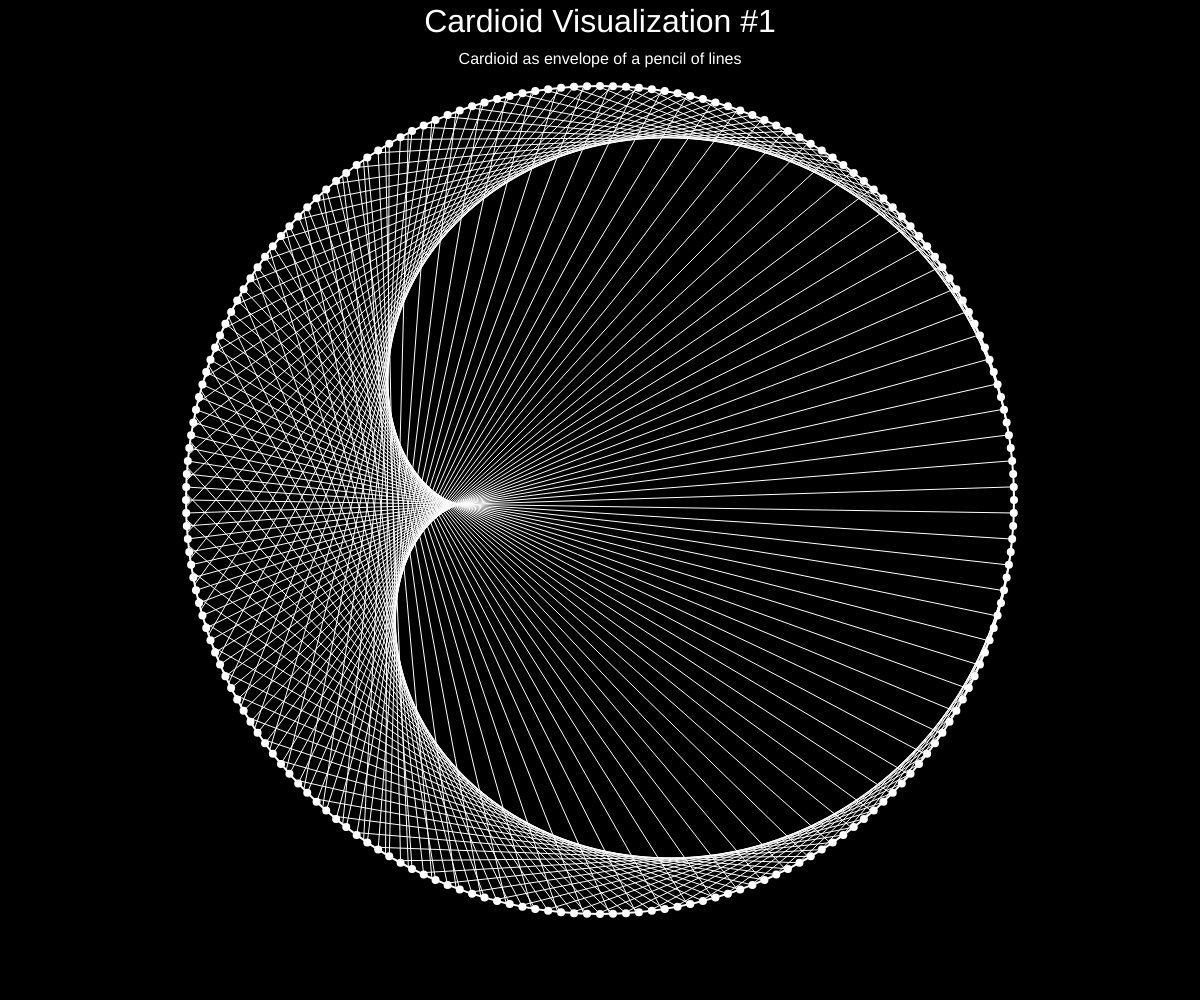
Frame 1 (no input)
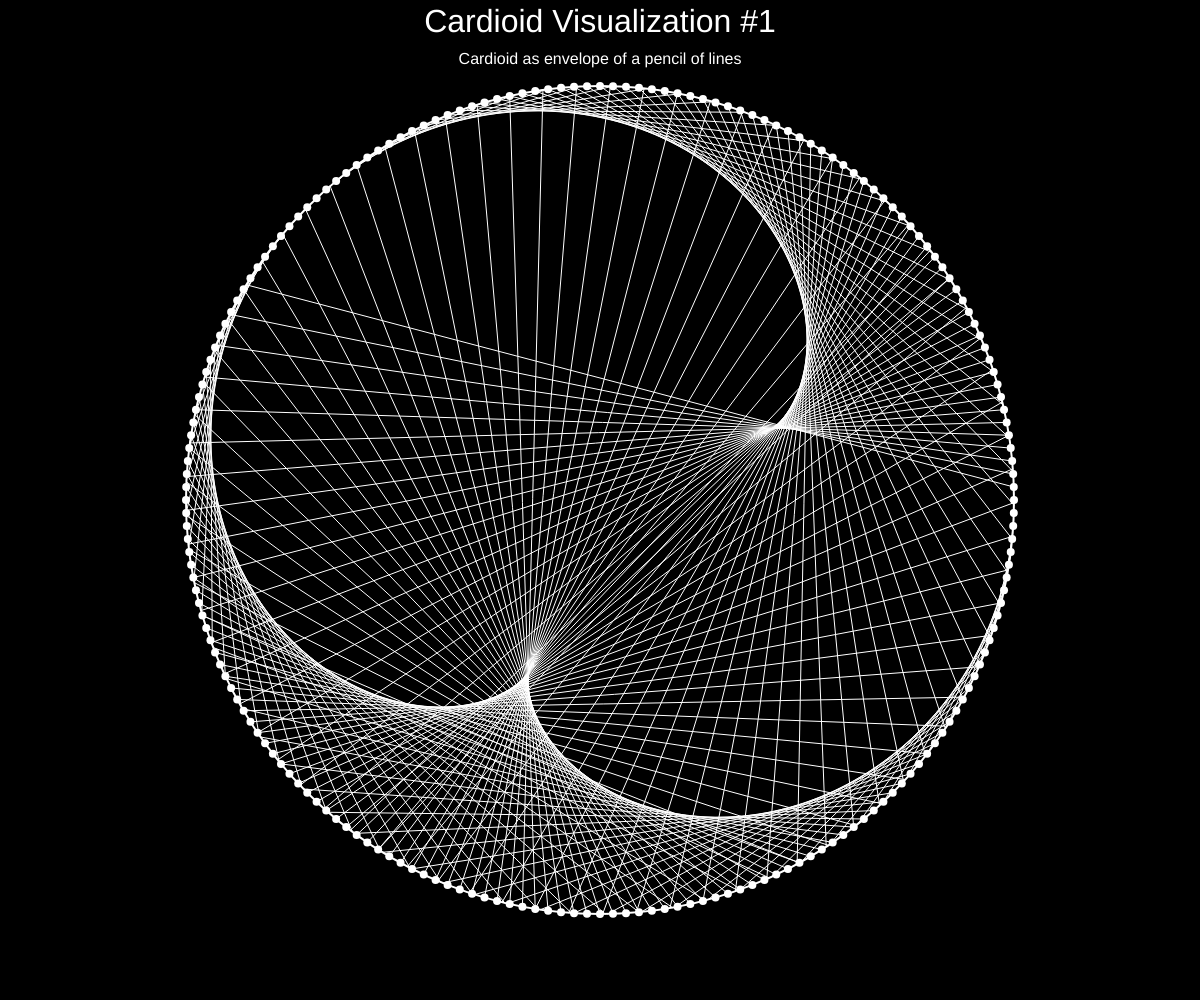
Frame 60 (no input)
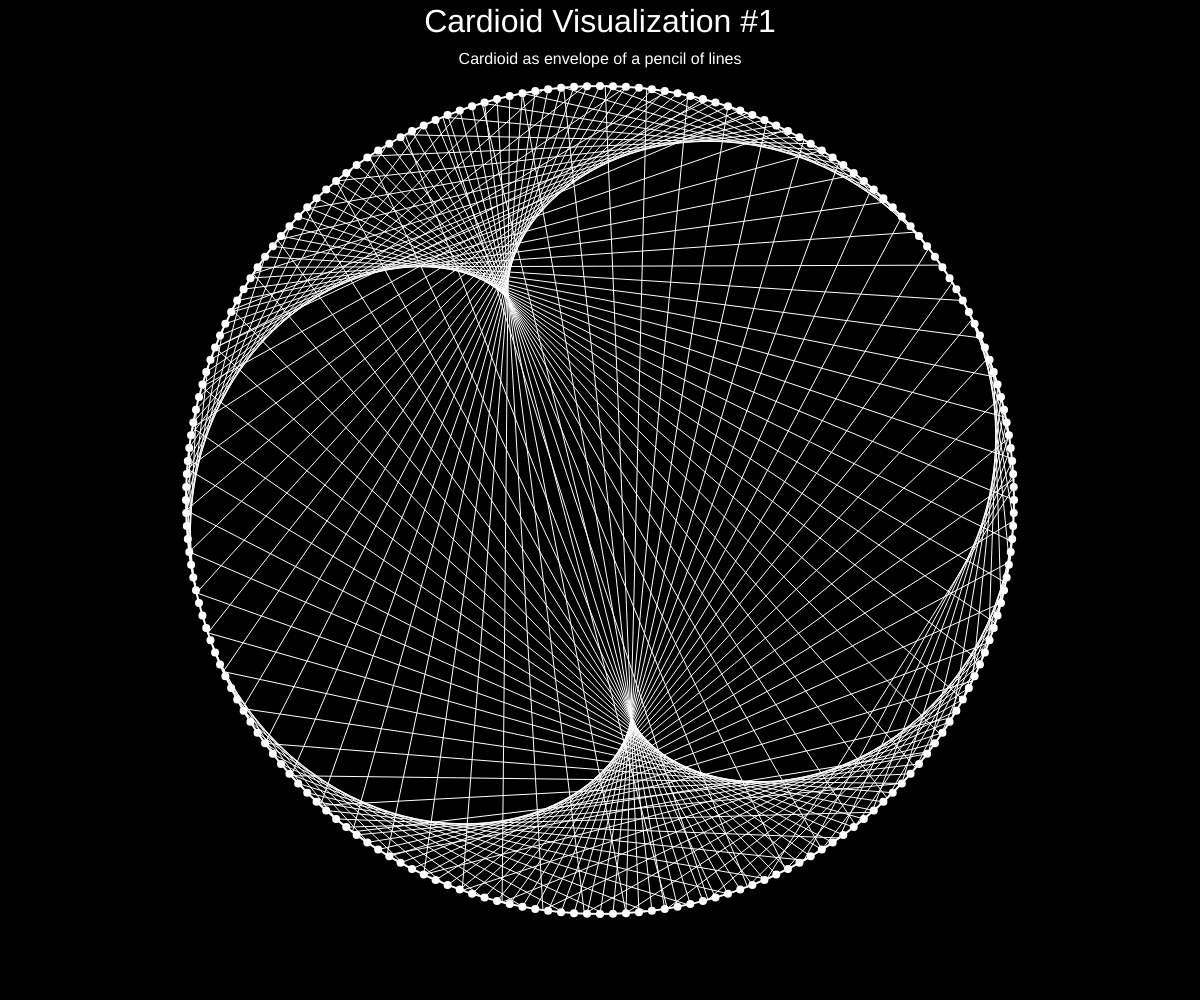
Frame 120 (the mouse pressed at the canvas centre since frame 60)

The p5.js sketch that drew these frames (run headless with seeded random() and noise() and a simulated clock; from frame 60 on, the mouse is pressed at the canvas centre):

// p5.js sketch
// ── sketch.js
// Code by Aleix Ferré
// Sketch: https://editor.p5js.org/thecatalahd/sketches/BGdDwmS63
// Cardioid as envelope of a pencil of lines
// See wikipedia:
// https://en.wikipedia.org/wiki/Cardioid#Cardioid_as_envelope_of_a_pencil_of_lines

let steps = 200;
let r;
let increment;
let txtSize = 32;

// Personalizable values
let moving = true;
let multiplier = 2;
let maxMult = 5;

function setup() {
  createCanvas(windowWidth, windowHeight);
  r = min(width, height) / 2 - (txtSize * 3 - 10);
  increment = TWO_PI / steps;
}

function draw() {

  //steps = map(mouseX, 0, width, 10, 500);
  //increment = TWO_PI / steps;

  if (moving) {
    multiplier += 0.01;
    multiplier %= maxMult;
  } else {
    multiplier = 2;
  }

  background(0);

  textAlign(CENTER);
  textSize(txtSize);
  fill(255);
  noStroke();
  text("Cardioid Visualization #1", width / 2, txtSize);

  textSize(floor(txtSize / 2));
  text("Cardioid as envelope of a pencil of lines", width / 2, txtSize * 2);

  translate(width / 2, height / 2);
  //scale(-1, 1);

  noFill();
  stroke(255);
  strokeWeight(2);

  circle(0, 0, r * 2);

  strokeWeight(8);

  for (let i = 0; i < steps; i++) {
    let v = getPoint(i);
    point(v);
  }

  strokeWeight(1);

  for (let i = 0; i < steps; i++) {
    let v = getPoint(i);
    let v2 = getPoint(i * multiplier % steps);
    line(v.x, v.y, v2.x, v2.y);
  }
}

function windowResized() {
  resizeCanvas(windowWidth, windowHeight);
  r = min(width, height) / 2 - (txtSize * 3 - 10);
}

function getPoint(i) {
  let v = createVector();

  v.x = r * cos(i * increment);
  v.y = r * sin(i * increment);

  return v;
}
